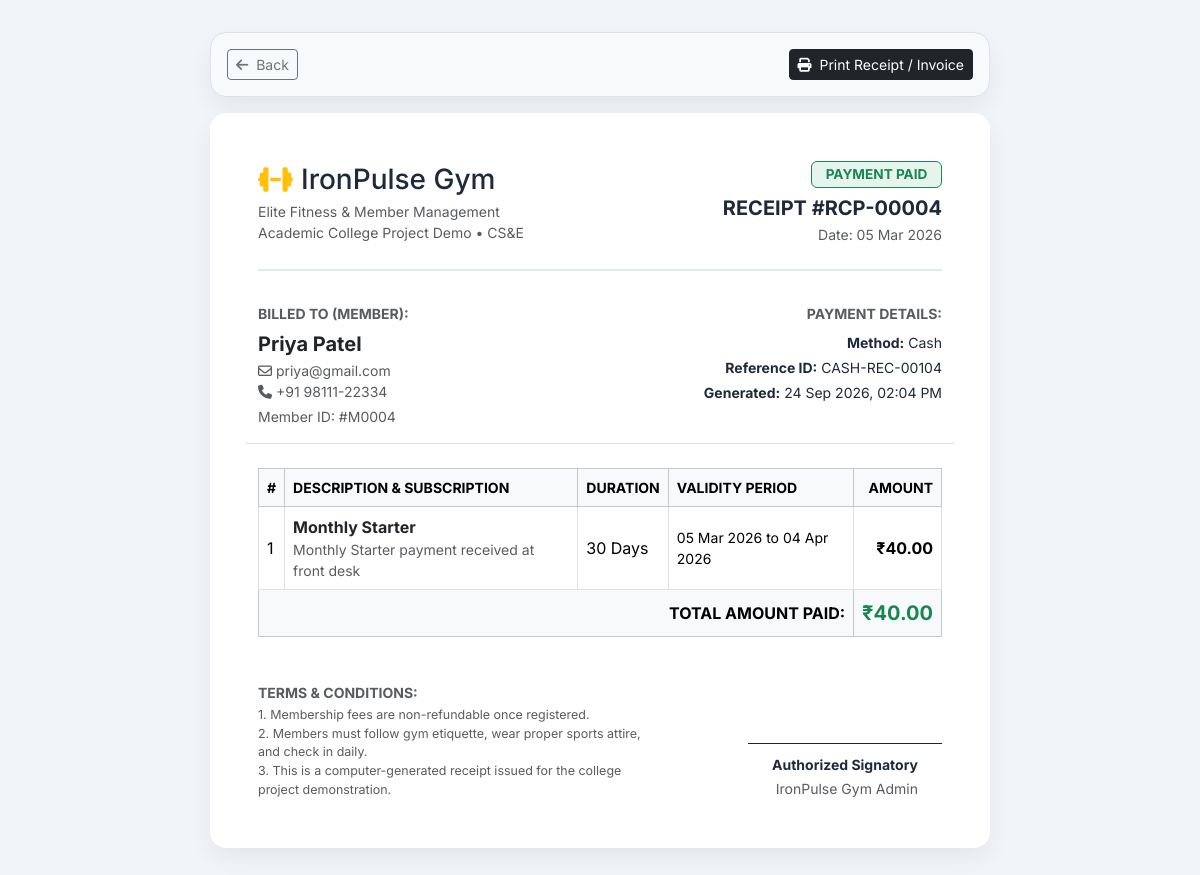
The app's page /admin/payment_receipt.php?id=4 (signed in) with its own data.
### tables this page shows
CREATE TABLE `payments` (
    `id` INT AUTO_INCREMENT PRIMARY KEY,
    `member_id` INT NOT NULL,
    `membership_id` INT DEFAULT NULL,
    `amount` DECIMAL(10,2) NOT NULL,
    `payment_date` DATE NOT NULL,
    `payment_method` ENUM('Cash', 'Card', 'UPI', 'Net Banking') NOT NULL DEFAULT 'Cash',
    `payment_status` ENUM('Paid', 'Pending', 'Failed') NOT NULL DEFAULT 'Paid',
    `transaction_id` VARCHAR(100) DEFAULT NULL,
    `notes` TEXT DEFAULT NULL,
    `created_at` TIMESTAMP DEFAULT CURRENT_TIMESTAMP,
    CONSTRAINT `fk_payments_member` FOREIGN KEY (`member_id`) 
        REFERENCES `members` (`id`) ON DELETE CASCADE ON UPDATE CASCADE,
    CONSTRAINT `fk_payments_membership` FOREIGN KEY (`membership_id`) 
        REFERENCES `memberships` (`id`) ON DELETE SET NULL ON UPDATE CASCADE
);

CREATE TABLE `users` (
    `id` INT AUTO_INCREMENT PRIMARY KEY,
    `name` VARCHAR(100) NOT NULL,
    `email` VARCHAR(120) NOT NULL UNIQUE,
    `password` VARCHAR(255) NOT NULL,
    `role` ENUM('admin', 'trainer', 'member') NOT NULL DEFAULT 'member',
    `phone` VARCHAR(20) DEFAULT NULL,
    `status` ENUM('active', 'inactive') NOT NULL DEFAULT 'active',
    `created_at` TIMESTAMP DEFAULT CURRENT_TIMESTAMP,
    `updated_at` TIMESTAMP DEFAULT CURRENT_TIMESTAMP ON UPDATE CURRENT_TIMESTAMP
);

CREATE TABLE `members` (
    `id` INT AUTO_INCREMENT PRIMARY KEY,
    `user_id` INT NOT NULL UNIQUE,
    `gender` ENUM('Male', 'Female', 'Other') NOT NULL DEFAULT 'Male',
    `dob` DATE DEFAULT NULL,
    `address` TEXT DEFAULT NULL,
    `emergency_contact` VARCHAR(30) DEFAULT NULL,
    `trainer_id` INT DEFAULT NULL,
    `join_date` DATE NOT NULL,
    `status` ENUM('active', 'inactive') NOT NULL DEFAULT 'active',
    `created_at` TIMESTAMP DEFAULT CURRENT_TIMESTAMP,
    CONSTRAINT `fk_members_user` FOREIGN KEY (`user_id`) 
        REFERENCES `users` (`id`) ON DELETE CASCADE ON UPDATE CASCADE,
    CONSTRAINT `fk_members_trainer` FOREIGN KEY (`trainer_id`) 
        REFERENCES `trainers` (`id`) ON DELETE SET NULL ON UPDATE CASCADE
);

CREATE TABLE `membership_plans` (
    `id` INT AUTO_INCREMENT PRIMARY KEY,
    `plan_name` VARCHAR(100) NOT NULL,
    `duration_days` INT NOT NULL COMMENT 'Duration in number of days',
    `price` DECIMAL(10,2) NOT NULL,
    `description` TEXT DEFAULT NULL,
    `status` ENUM('active', 'inactive') NOT NULL DEFAULT 'active',
    `created_at` TIMESTAMP DEFAULT CURRENT_TIMESTAMP
);

CREATE TABLE `memberships` (
    `id` INT AUTO_INCREMENT PRIMARY KEY,
    `member_id` INT NOT NULL,
    `plan_id` INT NOT NULL,
    `start_date` DATE NOT NULL,
    `end_date` DATE NOT NULL,
    `status` ENUM('active', 'expired', 'pending', 'cancelled') NOT NULL DEFAULT 'active',
    `created_at` TIMESTAMP DEFAULT CURRENT_TIMESTAMP,
    CONSTRAINT `fk_memberships_member` FOREIGN KEY (`member_id`) 
        REFERENCES `members` (`id`) ON DELETE CASCADE ON UPDATE CASCADE,
    CONSTRAINT `fk_memberships_plan` FOREIGN KEY (`plan_id`) 
        REFERENCES `membership_plans` (`id`) ON DELETE RESTRICT ON UPDATE CASCADE
);

### includes/functions.php (called while the page is built, shortened)
<?php
function format_date($dateStr, $format = 'd M Y') {
    $timestamp = strtotime($dateStr);
    return $timestamp ? date($format, $timestamp) : 'N/A';
}
function format_currency($amount) {
  return '₹' . number_format($amount, 2);;
}

### admin/payment_receipt.php (the view, shortened to what this page needs)
<?php
require_once __DIR__ . '/../includes/functions.php';
$paymentId = (int)($_GET['id'] ?? 0);
$pdo = get_db_connection();
$stmt = $pdo->prepare("
    SELECT p.*,
           m.id AS member_profile_id, m.gender, m.join_date, m.address,
           u.name AS member_name, u.email AS member_email, u.phone AS member_phone,
           mp.plan_name, mp.duration_days,
           ms.start_date, ms.end_date
    FROM payments p
    JOIN members m ON p.member_id = m.id
    JOIN users u ON m.user_id = u.id
    LEFT JOIN memberships ms ON p.membership_id = ms.id
    LEFT JOIN membership_plans mp ON ms.plan_id = mp.id
    WHERE p.id = ?
");
$stmt->execute([$paymentId]);
$payment = $stmt->fetch();
?>
<!DOCTYPE html>
<html lang="en">
<head>
    <link href="https://cdn.jsdelivr.net/npm/bootstrap@5.3.2/dist/css/bootstrap.min.css" rel="stylesheet">
    <link rel="stylesheet" href="https://cdnjs.cloudflare.com/ajax/libs/font-awesome/6.5.1/css/all.min.css">
</head>
<body>
<div class="container">
    <div class="receipt-container p-3 mb-3 d-flex justify-content-between align-items-center no-print bg-light border">
        <a href="javascript:window.history.back();" class="btn btn-outline-secondary btn-sm">
            <i class="fa-solid fa-arrow-left me-1"></i> Back
        </a>
        <div class="d-flex gap-2">
            <button onclick="window.print();" class="btn btn-dark btn-sm">
                <i class="fa-solid fa-print me-1"></i> Print Receipt / Invoice
            </button>
        </div>
    </div>
    <div class="receipt-container">
        <div class="receipt-header d-flex justify-content-between align-items-center flex-wrap gap-3">
            <div>
                <div class="d-flex align-items-center gap-2 mb-1">
                    <i class="fa-solid fa-dumbbell text-warning fs-3"></i>
                    <h3 class="fw-extrabold mb-0"><?= APP_NAME ?></h3>
                </div>
                <div class="text-muted small"><?= APP_TAGLINE ?></div>
                <div class="text-muted small">Academic College Project Demo &bull; CS&E</div>
            </div>
            <div class="text-end">
                <div class="badge bg-success bg-opacity-10 text-success border border-success receipt-badge fw-bold text-uppercase mb-2">
                    Payment <?= htmlspecialchars($payment['payment_status']) ?>
                </div>
                <h5 class="fw-bold mb-0">RECEIPT #RCP-<?= str_pad($payment['id'], 5, '0', STR_PAD_LEFT) ?></h5>
                <div class="text-muted small mt-1">Date: <?= format_date($payment['payment_date']) ?></div>
            </div>
        </div>
        <div class="row g-4 mb-4 pb-3 border-bottom">
            <div class="col-sm-6">
                <div class="text-muted small text-uppercase fw-bold mb-2">Billed To (Member):</div>
                <h5 class="fw-bold text-dark mb-1"><?= htmlspecialchars($payment['member_name']) ?></h5>
                <div class="text-muted small"><i class="fa-regular fa-envelope me-1"></i><?= htmlspecialchars($payment['member_email']) ?></div>
                <div class="text-muted small"><i class="fa-solid fa-phone me-1"></i><?= htmlspecialchars($payment['member_phone'] ?? 'N/A') ?></div>
                <div class="text-muted small mt-1">Member ID: #M<?= str_pad($payment['member_profile_id'], 4, '0', STR_PAD_LEFT) ?></div>
            </div>
            <div class="col-sm-6 text-sm-end">
                <div class="text-muted small text-uppercase fw-bold mb-2">Payment Details:</div>
                <div class="small mb-1"><strong>Method:</strong> <?= htmlspecialchars($payment['payment_method']) ?></div>
                <div class="small mb-1"><strong>Reference ID:</strong> <?= htmlspecialchars($payment['transaction_id'] ?? 'OFFLINE-DESK') ?></div>
                <div class="small"><strong>Generated:</strong> <?= format_date($payment['created_at'], 'd M Y, h:i A') ?></div>
            </div>
        </div>
        <div class="table-responsive mb-4">
            <table class="table table-bordered align-middle mb-0">
                <thead class="table-light small text-uppercase">
                    <tr>
                        <th>#</th>
                        <th>Description & Subscription</th>
                        <th>Duration</th>
                        <th>Validity Period</th>
                        <th class="text-end">Amount</th>
                    </tr>
                </thead>
                <tbody>
                    <tr>
                        <td>1</td>
                        <td>
                            <div class="fw-bold text-dark"><?= htmlspecialchars($payment['plan_name'] ?? 'Gym Membership Fee') ?></div>
                            <div class="small text-muted"><?= htmlspecialchars($payment['notes'] ?? 'Standard gym membership payment') ?></div>
                        </td>
                        <td><?= $payment['duration_days'] ? (int)$payment['duration_days'] . ' Days' : 'N/A' ?></td>
                        <td class="small">
                            <?php if ($payment['start_date'] && $payment['end_date']): ?>
                                <?= format_date($payment['start_date']) ?> to <?= format_date($payment['end_date']) ?>
                            <?php else: ?>
                                Standard billing
                            <?php endif; ?>
                        </td>
                        <td class="text-end fw-bold fs-6">
                            <?= format_currency($payment['amount']) ?>
                        </td>
                    </tr>
                </tbody>
                <tfoot class="table-light">
                    <tr>
                        <th colspan="4" class="text-end text-uppercase">Total Amount Paid:</th>
                        <th class="text-end text-success fs-5"><?= format_currency($payment['amount']) ?></th>
                    </tr>
                </tfoot>
            </table>
        </div>
        <div class="row pt-4 mt-4 align-items-end">
            <div class="col-7">
                <h6 class="fw-bold small text-muted text-uppercase mb-1">Terms & Conditions:</h6>
                <p class="text-muted small mb-0" style="font-size: 0.78rem;">
                    1. Membership fees are non-refundable once registered.<br>
                    2. Members must follow gym etiquette, wear proper sports attire, and check in daily.<br>
                    3. This is a computer-generated receipt issued for the college project demonstration.
                </p>
            </div>
            <div class="col-5 text-end">
                <div class="border-top border-dark pt-2 d-inline-block px-4">
                    <span class="small fw-bold">Authorized Signatory</span><br>
                    <span class="text-muted small">IronPulse Gym Admin</span>
                </div>
            </div>
        </div>
    </div>
</div>
</body>
</html>

### admin/payment_receipt.php (style rules this page uses)
body { background-color: #f1f5f9; font-family: 'Inter', sans-serif; color: #1e293b; padding: 2rem 0; }
.receipt-container { max-width: 780px; margin: 0 auto; background: #fff; padding: 3rem; border-radius: 1rem; box-shadow: 0 10px 25px rgba(0, 0, 0, 0.06); }
.receipt-header { border-bottom: 2px solid #e2e8f0; padding-bottom: 1.5rem; margin-bottom: 2rem; }
.receipt-badge { font-size: 0.85rem; padding: 0.35rem 0.85rem; }

### records on screen
payments: payment_status "PAID", id "00004", payment_date "05 Mar 2026", users.name "Priya Patel", users.email "priya@gmail.com", users.phone "+91 98111-22334", member "0004", payment_method "Cash", transaction "CASH-REC-00104", created_at "24 Sep 2026, 02:04 PM", membership_plans.plan_name "Monthly Starter", notes "Monthly Starter payment received at front desk", membership_plans.duration_days "30", membership.start_date "05 Mar 2026", membership.end_date "04 Apr 2026", amount "₹40.00"

### other values on screen
APP_NAME "IronPulse Gym"
APP_TAGLINE "Elite Fitness & Member Management"
